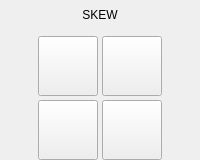
           <widget class="QWidget" name="page_skew">
            <layout class="QVBoxLayout" name="verticalLayout_6">
             <property name="spacing">
              <number>6</number>
             </property>
             <property name="leftMargin">
              <number>0</number>
             </property>
             <property name="topMargin">
              <number>0</number>
             </property>
             <property name="rightMargin">
              <number>0</number>
             </property>
             <property name="bottomMargin">
              <number>0</number>
             </property>
             <item>
              <widget class="QLabel" name="label_skewed_label">
               <property name="sizePolicy">
                <sizepolicy hsizetype="Preferred" vsizetype="Fixed">
                 <horstretch>0</horstretch>
                 <verstretch>0</verstretch>
                </sizepolicy>
               </property>
               <property name="minimumSize">
                <size>
                 <width>0</width>
                 <height>30</height>
                </size>
               </property>
               <property name="maximumSize">
                <size>
                 <width>16777215</width>
                 <height>30</height>
                </size>
               </property>
               <property name="text">
                <string>SKEW</string>
               </property>
               <property name="alignment">
                <set>Qt::AlignCenter</set>
               </property>
              </widget>
             </item>
             <item>
              <spacer name="verticalSpacer_8">
               <property name="orientation">
                <enum>Qt::Vertical</enum>
               </property>
               <property name="sizeType">
                <enum>QSizePolicy::Expanding</enum>
               </property>
               <property name="sizeHint" stdset="0">
                <size>
                 <width>20</width>
                 <height>0</height>
                </size>
               </property>
              </spacer>
             </item>
             <item>
              <widget class="QWidget" name="widget_skew" native="true">
               <property name="sizePolicy">
                <sizepolicy hsizetype="Preferred" vsizetype="Preferred">
                 <horstretch>0</horstretch>
                 <verstretch>0</verstretch>
                </sizepolicy>
               </property>
               <property name="minimumSize">
                <size>
                 <width>0</width>
                 <height>0</height>
                </size>
               </property>
               <property name="maximumSize">
                <size>
                 <width>16777215</width>
                 <height>16777215</height>
                </size>
               </property>
               <layout class="QGridLayout" name="gridLayout_2">
                <property name="leftMargin">
                 <number>0</number>
                </property>
                <property name="topMargin">
                 <number>0</number>
                </property>
                <property name="rightMargin">
                 <number>0</number>
                </property>
                <property name="bottomMargin">
                 <number>0</number>
                </property>
                <property name="spacing">
                 <number>4</number>
                </property>
                <item row="1" column="2">
                 <widget class="PushButton" name="pbtn_skew_xm">
                  <property name="sizePolicy">
                   <sizepolicy hsizetype="Expanding" vsizetype="Expanding">
                    <horstretch>0</horstretch>
                    <verstretch>0</verstretch>
                   </sizepolicy>
                  </property>
                  <property name="minimumSize">
                   <size>
                    <width>60</width>
                    <height>60</height>
                   </size>
                  </property>
                  <property name="maximumSize">
                   <size>
                    <width>120</width>
                    <height>120</height>
                   </size>
                  </property>
                  <property name="text">
                   <string/>
                  </property>
                  <property name="icon">
                   <iconset>
                    <normaloff>versa_probe_icons/angleX-.png</normaloff>versa_probe_icons/angleX-.png</iconset>
                  </property>
                  <property name="iconSize">
                   <size>
                    <width>80</width>
                    <height>80</height>
                   </size>
                  </property>
                  <property name="checkable">
                   <bool>false</bool>
                  </property>
                  <property name="checked">
                   <bool>false</bool>
                  </property>
                  <property name="indicator_option" stdset="0">
                   <bool>false</bool>
                  </property>
                  <property name="probe" stdset="0">
                   <string>probe_angle_xm</string>
                  </property>
                  <attribute name="buttonGroup">
                   <string notr="true">skew_buttonGroup</string>
                  </attribute>
                 </widget>
                </item>
                <item row="1" column="1">
                 <widget class="PushButton" name="pbtn_skew_yp">
                  <property name="sizePolicy">
                   <sizepolicy hsizetype="Expanding" vsizetype="Expanding">
                    <horstretch>0</horstretch>
                    <verstretch>0</verstretch>
                   </sizepolicy>
                  </property>
                  <property name="minimumSize">
                   <size>
                    <width>60</width>
                    <height>60</height>
                   </size>
                  </property>
                  <property name="maximumSize">
                   <size>
                    <width>120</width>
                    <height>120</height>
                   </size>
                  </property>
                  <property name="text">
                   <string/>
                  </property>
                  <property name="icon">
                   <iconset>
                    <normaloff>versa_probe_icons/angleY+.png</normaloff>versa_probe_icons/angleY+.png</iconset>
                  </property>
                  <property name="iconSize">
                   <size>
                    <width>80</width>
                    <height>80</height>
                   </size>
                  </property>
                  <property name="checkable">
                   <bool>false</bool>
                  </property>
                  <property name="checked">
                   <bool>false</bool>
                  </property>
                  <property name="indicator_option" stdset="0">
                   <bool>false</bool>
                  </property>
                  <property name="probe" stdset="0">
                   <string>probe_angle_yp</string>
                  </property>
                  <attribute name="buttonGroup">
                   <string notr="true">skew_buttonGroup</string>
                  </attribute>
                 </widget>
                </item>
                <item row="0" column="2">
                 <widget class="PushButton" name="pbtn_skew_ym">
                  <property name="sizePolicy">
                   <sizepolicy hsizetype="Expanding" vsizetype="Expanding">
                    <horstretch>0</horstretch>
                    <verstretch>0</verstretch>
                   </sizepolicy>
                  </property>
                  <property name="minimumSize">
                   <size>
                    <width>60</width>
                    <height>60</height>
                   </size>
                  </property>
                  <property name="maximumSize">
                   <size>
                    <width>120</width>
                    <height>120</height>
                   </size>
                  </property>
                  <property name="text">
                   <string/>
                  </property>
                  <property name="icon">
                   <iconset>
                    <normaloff>versa_probe_icons/angleY-.png</normaloff>versa_probe_icons/angleY-.png</iconset>
                  </property>
                  <property name="iconSize">
                   <size>
                    <width>80</width>
                    <height>80</height>
                   </size>
                  </property>
                  <property name="checkable">
                   <bool>false</bool>
                  </property>
                  <property name="checked">
                   <bool>false</bool>
                  </property>
                  <property name="indicator_option" stdset="0">
                   <bool>false</bool>
                  </property>
                  <property name="probe" stdset="0">
                   <string>probe_angle_ym</string>
                  </property>
                  <attribute name="buttonGroup">
                   <string notr="true">skew_buttonGroup</string>
                  </attribute>
                 </widget>
                </item>
                <item row="0" column="1">
                 <widget class="PushButton" name="pbtn_skew_xp">
                  <property name="sizePolicy">
                   <sizepolicy hsizetype="Expanding" vsizetype="Expanding">
                    <horstretch>0</horstretch>
                    <verstretch>0</verstretch>
                   </sizepolicy>
                  </property>
                  <property name="minimumSize">
                   <size>
                    <width>60</width>
                    <height>60</height>
                   </size>
                  </property>
                  <property name="maximumSize">
                   <size>
                    <width>120</width>
                    <height>120</height>
                   </size>
                  </property>
                  <property name="text">
                   <string/>
                  </property>
                  <property name="icon">
                   <iconset>
                    <normaloff>versa_probe_icons/angleX+.png</normaloff>versa_probe_icons/angleX+.png</iconset>
                  </property>
                  <property name="iconSize">
                   <size>
                    <width>80</width>
                    <height>80</height>
                   </size>
                  </property>
                  <property name="checkable">
                   <bool>false</bool>
                  </property>
                  <property name="checked">
                   <bool>false</bool>
                  </property>
                  <property name="indicator_option" stdset="0">
                   <bool>false</bool>
                  </property>
                  <property name="probe" stdset="0">
                   <string>probe_angle_xp</string>
                  </property>
                  <attribute name="buttonGroup">
                   <string notr="true">skew_buttonGroup</string>
                  </attribute>
                 </widget>
                </item>
                <item row="1" column="0">
                 <spacer name="horizontalSpacer_5">
                  <property name="orientation">
                   <enum>Qt::Horizontal</enum>
                  </property>
                  <property name="sizeHint" stdset="0">
                   <size>
                    <width>1</width>
                    <height>20</height>
                   </size>
                  </property>
                 </spacer>
                </item>
                <item row="1" column="3">
                 <spacer name="horizontalSpacer_6">
                  <property name="orientation">
                   <enum>Qt::Horizontal</enum>
                  </property>
                  <property name="sizeHint" stdset="0">
                   <size>
                    <width>1</width>
                    <height>20</height>
                   </size>
                  </property>
                 </spacer>
                </item>
               </layout>
              </widget>
             </item>
             <item>
              <spacer name="verticalSpacer_5">
               <property name="orientation">
                <enum>Qt::Vertical</enum>
               </property>
               <property name="sizeType">
                <enum>QSizePolicy::Expanding</enum>
               </property>
               <property name="sizeHint" stdset="0">
                <size>
                 <width>20</width>
                 <height>0</height>
                </size>
               </property>
              </spacer>
             </item>
            </layout>
           </widget>
